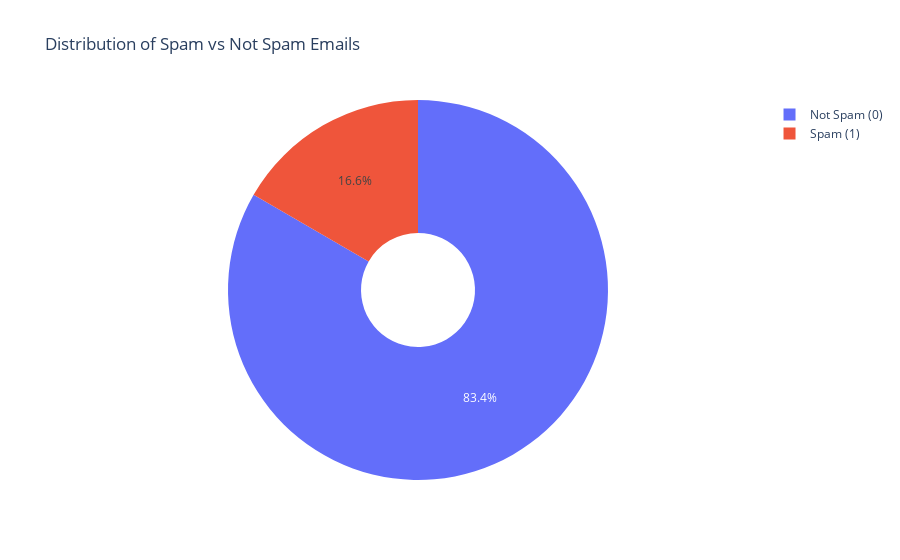

Notebook code cell kept with this figure:
### Code cell
# Creating a pie chart to visualize the distribution of spam vs not spam

fig = go.Figure(data=[go.Pie(
    labels=['Not Spam (0)', 'Spam (1)'],
    values=count,
    hole=0.3,  # For a donut chart, setting hole > 0 creates the "donut" effect
    marker=dict(colors=['#636EFA', '#EF553B'])
)])

# Adding layout details
fig.update_layout(
    title='Distribution of Spam vs Not Spam Emails',
    template='plotly_white'
)

# Display the plot
fig.show()

### Figure 1 — Plotly figure (JSON) as saved in the notebook; plotly's stock layout.template omitted (floating-point values rounded to 4 significant figures)
{"data": [{"hole": 0.3, "labels": ["Not Spam (0)", "Spam (1)"], "marker": {"colors": ["#636EFA", "#EF553B"]}, "type": "pie", "values": [2500, 499]}], "layout": {"title": {"text": "Distribution of Spam vs Not Spam Emails"}}}
